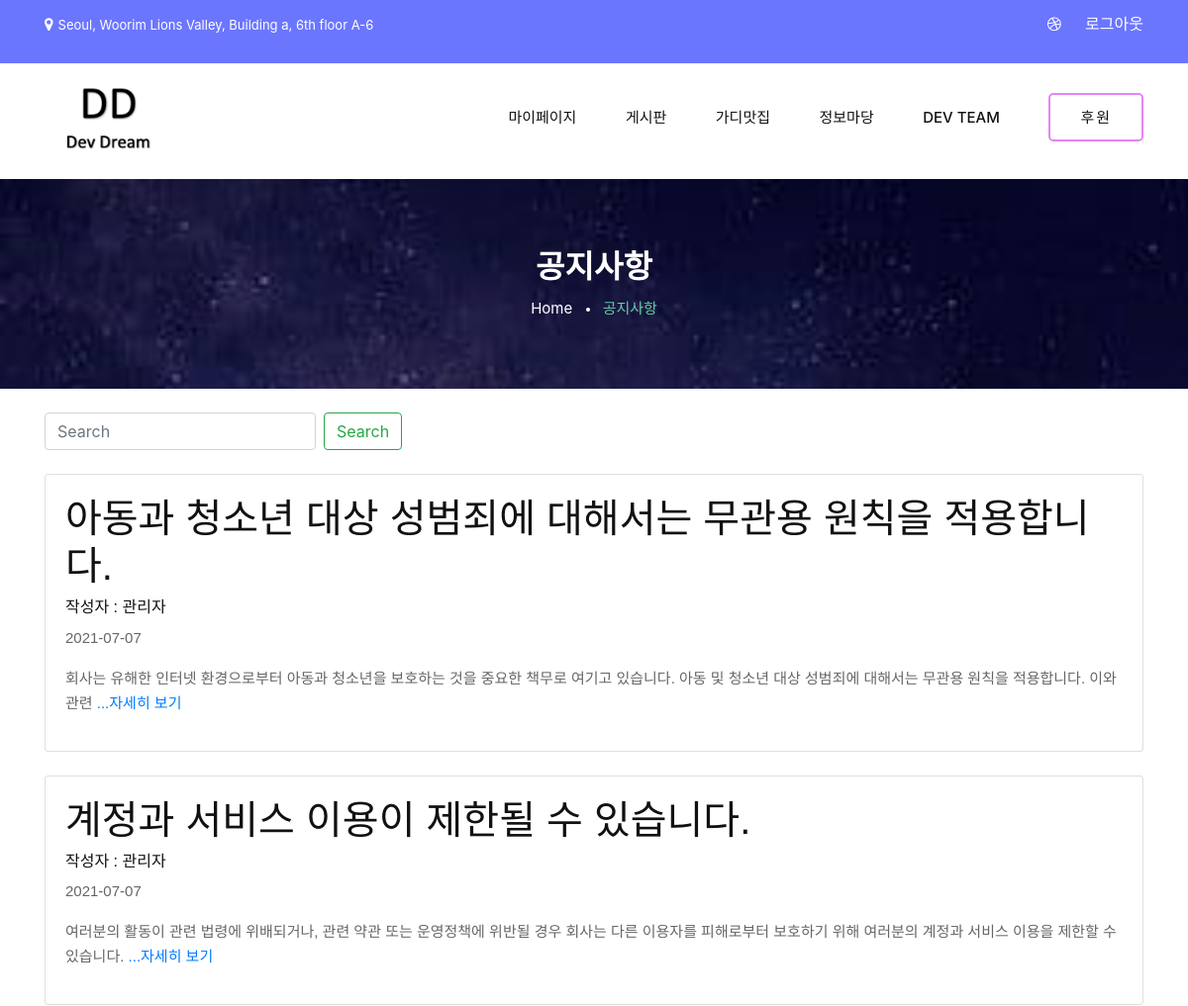
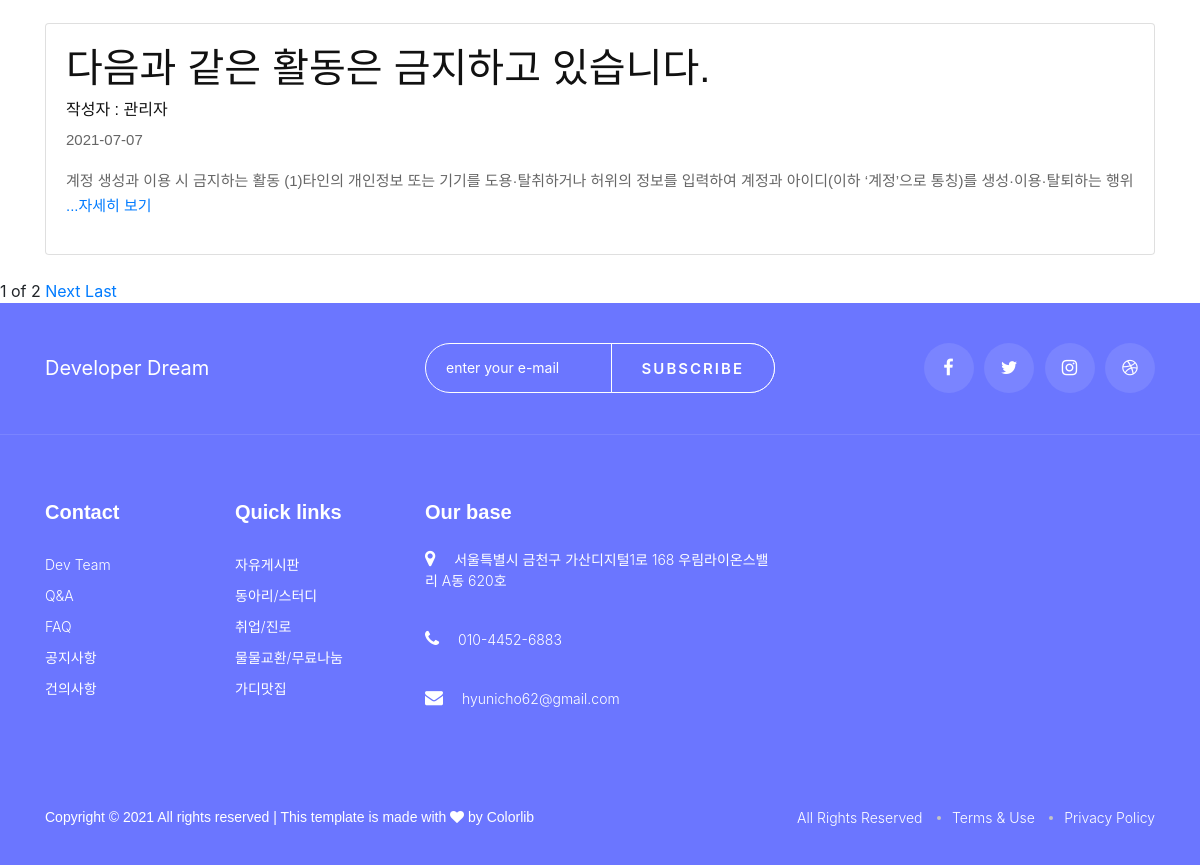
/calcapp/notice/ (signed in), run on the app's committed database (2 pictures, top to bottom).
### calcapp/models.py (models this page shows, shortened)
class Blog(models.Model):
    title = models.CharField(max_length=200)
    pub_date = models.DateTimeField('date published')
    body = models.TextField()
    images = models.ImageField(blank=True, upload_to="notice_img", null=True)
    user = models.CharField(max_length=20) # main user db랑 연결 해야함
    board_kind = models.CharField(max_length=20)
    def summary(self):
        return self.body[:100]

### calcapp/views.py (the view)
# urls.py: path('notice/', views.notice, name='notice'),
def notice(request):
    blogs = Blog.objects.order_by('-id')
    blog_list = Blog.objects.all().order_by('-id')
    paginator = Paginator(blog_list,3) # 3개씩
    page = request.GET.get('page')
    posts = paginator.get_page(page)
    return render(request,'calcapp/notice.html', {'blogs':blogs,'posts':posts} )

### templates/calcapp/notice.html (shortened to what this page needs)
{% extends 'mainpage/mainpage.html' %}
{% block content %}
<link rel="stylesheet" href="https://stackpath.bootstrapcdn.com/bootstrap/4.4.1/css/bootstrap.min.css"
>
<section class="breadcrumb-option spad set-bg" data-setbg="/static/img/3.jpg">
    <div class="container">
        <div class="row">
            <div class="col-lg-12 text-center">
                <div class="breadcrumb__text">
                    <h2>공지사항</h2>
                    <div class="breadcrumb__links">
                        <a href="{% url 'mainpage:mainhome' %}">Home</a>
                        <span style="color:mediumaquamarine;">공지사항</span>
                    </div>
                </div>
            </div>
        </div>
    </div>
</section>
<br>
<div class="container">
<form class="form-inline my-2 my-lg-0" action="{% url 'calcapp:search' %}" method="post">
    <input class="form-control mr-sm-2" type="search" placeholder="Search" aria-label="Search" name="q"
        value="{{q}}">
    <button class="btn btn-outline-success my-2 my-sm-0" type="submit">Search</button>
</form>
</div>
<br>
{% for blog in posts %}
<div class="container">
    <div class="card">
        <div class="card-body">
            <h1>{{ blog.title }}</h1>
            <h6>작성자 : {{ blog.user }}</h6>
            <p>{{ blog.pub_date | date:"Y-m-d" }}</p>
            <p>{{ blog.summary }}<a href="{% url 'calcapp:detail' blog.id %}"> ...자세히 보기</a></p>
        </div>
    </div>
</div>
<br>
{% endfor %}
<span>{{posts.number}}</span>
<span>of</span>
<span>{{posts.paginator.num_pages}}</span>
{%if posts.has_next%}
<a href="?page={{posts.next_page_number}}">Next</a>
<a href="?page={{posts.paginator.num_pages}}">Last</a>
{%endif%}
{% endblock content %}

### templates/mainpage/mainpage.html (shortened to what this page needs)
{% include 'mainpage/load-box.html' %}
</head>
<body>
    {% include 'mainpage/header-box.html' %}
    {% block content %}{% endblock content %}
    {% include 'mainpage/footer-box.html' %}
</body>
</html>

### templates/mainpage/load-box.html (shortened to what this page needs)
<!DOCTYPE html>
<html lang="en">
<head>
    <link rel="stylesheet" href="/static/css/bootstrap.min.css" type="text/css">
    <link rel="stylesheet" href="/static/css/bootstrap.css" type="text/css">
    <link rel="stylesheet" href="/static/css/font-awesome.min.css" type="text/css">
    <link rel="stylesheet" href="/static/css/flaticon.css" type="text/css">
    <link rel="stylesheet" href="/static/css/nice-select.css" type="text/css">
    <link rel="stylesheet" href="/static/css/jquery-ui.min.css" type="text/css">
    <link rel="stylesheet" href="/static/css/magnific-popup.css" type="text/css">
    <link rel="stylesheet" href="/static/css/owl.carousel.min.css" type="text/css">
    <link rel="stylesheet" href="/static/css/slicknav.min.css" type="text/css">
    <link rel="stylesheet" href="/static/css/style.css" type="text/css">
    <link rel="stylesheet" href="https://cdn.jsdelivr.net/npm/bootstrap@4.5.3/dist/css/bootstrap.min.css"
>

### templates/mainpage/header-box.html (shortened to what this page needs)
<div class="header">
    <div class="header__top">
        <div class="container">
            <div class="row">
                <div class="col-lg-8">
                    <ul class="header__top__left">
                        <li><i class="fa fa-map-marker"></i>Seoul, Woorim Lions Valley, Building a, 6th floor A-6</li>
                    </ul>
                </div>
                <div class="col-lg-4">
                    <div class="header__top__right">
                        <a href="https://github.com/haeinyy/webproject_communitysite"><i class="fa fa-dribbble"></i></a>
                        <a href="{% url 'member:logout' %}" id="header-box-logout__btn">로그아웃</a>
                    </div>
                </div>
            </div>
        </div>
    </div>
    <div class="container">
        <div class="row">
            <div class="col-lg-2">
                <div class="header__logo">
                    <a href="{% url 'mainpage:mainhome' %}">
                        <img src='/static/img/log.png' width="100" height="auto" style="float: none; margin:0 auto;">
                    </a>
                </div>
            </div>
            <div class="col-lg-10">
                <div class="header__menu__option">
                    <nav class="header__menu">
                        <ul>
                            <li><a href="{% url 'calcapp:calcpage_result' %}" id="ajax_button">마이페이지</a>
                            </li>
                            <li><a href="{% url 'boardapp:freeboard' %}">게시판</a>
                            </li>
                            <li><a href="{% url 'restaurant:rest' %}">가디맛집</a>
                            </li>
                            <li><a href="{% url 'calcapp:notice' %}">정보마당</a>
                            </li>
                            <li><a href="{% url 'calcapp:contact' %}">Dev Team</a></li>
                        </ul>
                    </nav>
                    <div class="header__btn">
                        <a href="{% url 'calcapp:donation' %}" class="primary-btn">후원</a>
                    </div>
                </div>
            </div>
        </div>
    </div>
</div>

### templates/calcapp/calcpage_common.html (shortened to what this page needs)
{% load static %}

### templates/mainpage/footer-box.html (shortened to what this page needs)
{% load static %}
<div class="footer">
    <div class="footer__top">
        <div class="container">
            <div class="row">
                <div class="col-lg-4 col-md-4">
                    <div class="footer__logo">
                        <a href="{% url 'calcapp:contact' %}" style="color:white; font-size:20px;">Developer Dream</a>
                    </div>
                </div>
                <div class="col-lg-4 col-md-8">
                    <div class="footer__newslatter">
                        <form action="#">
                            <input type="text" placeholder="enter your e-mail">
                            <button type="submit" class="site-btn">Subscribe</button>
                        </form>
                    </div>
                </div>
                <div class="col-lg-4 col-md-12">
                    <div class="footer__social">
                        <a href="#"><i class="fa fa-facebook"></i></a>
                        <a href="#"><i class="fa fa-twitter"></i></a>
                        <a href="#"><i class="fa fa-instagram"></i></a>
                        <a href="#"><i class="fa fa-dribbble"></i></a>
                    </div>
                </div>
            </div>
        </div>
    </div>
    <div class="container">
        <div class="row">
            <div class="col-lg-2 col-md-3 col-sm-6">
                <div class="footer__widget">
                    <h5>Contact</h5>
                    <ul>
                        <li><a href="{% url 'calcapp:contact' %}">Dev Team</a></li>
                        <li><a href="{% url 'calcapp:qna' %}">Q&A</a></li>
                        <li><a href="{% url 'calcapp:faq' %}">FAQ</a></li>
                        <li><a href="{% url 'calcapp:notice' %}">공지사항</a></li>
                        <li><a href="{% url 'calcapp:suggest' %}">건의사항</a></li>
                    </ul>
                </div>
            </div>
            <div class="col-lg-2 col-md-3 col-sm-6">
                <div class="footer__widget">
                    <h5>Quick links</h5>
                    <ul>
                        <li><a href="{% url 'boardapp:freeboard' %}">자유게시판</a></li>
                        <li><a href="{% url 'boardapp:freeboard' %}">동아리/스터디</a></li>
                        <li><a href="{% url 'boardapp:freeboard' %}">취업/진로</a></li>
                        <li><a href="{% url 'boardapp:freeboard' %}">물물교환/무료나눔</a></li>
                        <li><a href="{% url 'restaurant:rest' %}">가디맛집</a></li>
                    </ul>
                </div>
            </div>
            <div class="col-lg-4 col-md-6 col-sm-6">
                <div class="footer__address">
                    <h5>Our base</h5>
                    <ul>
                        <li><i class="fa fa-map-marker"></i> 서울특별시 금천구 가산디지털1로 168 우림라이온스밸리 A동 620호</li>
                        <li><i class="fa fa-phone"></i> 010-4452-6883</li>
                        <li><i class="fa fa-envelope"></i> hyunicho62@gmail.com</li>
                    </ul>
                </div>
            </div>
            <div class="col-lg-4 col-md-12 col-sm-6">
                <div id="map" style="width:400px;height:250px;"></div>
            </div>
        </div>
    </div>
    <div class="footer__copyright">
        <div class="container">
            <div class="row">
                <div class="col-lg-7">
                    <div class="footer__copyright__text">
                        <p>Copyright &copy;
                            <script>document.write(new Date().getFullYear());</script> All rights reserved | This
                            template is made with <i class="fa fa-heart" aria-hidden="true"></i> by <a
                                href="https://colorlib.com" target="_blank">Colorlib</a>
                        </p>
                    </div>
                </div>
                <div class="col-lg-5">
                    <ul>
                        <li>All Rights Reserved</li>
                        <li>Terms & Use</li>
                        <li>Privacy Policy</li>
                    </ul>
                </div>
            </div>
        </div>
    </div>
</div>

### templates/mainpage/js-script.html (shortened to what this page needs)
<!-- {% load static %}
<script src="{% static 'js/jquery-3.3.1.min.js' %}"></script>
<script src="{% static 'js/bootstrap.min.js' %}"></script>
<script src="{% static 'js/jquery.magnific-popup.min.js' %}"></script>
<script src="{% static 'js/masonry.pkgd.min.js' %}"></script>
<script src="{% static 'js/jquery-ui.min.js' %}"></script>
<script src="{% static 'js/jquery.nice-select.min.js' %}"></script>
<script src="{% static 'js/jquery.slicknav.js' %}"></script>
<script src="{% static 'js/owl.carousel.min.js' %}"></script>
<script src="{% static 'js/main.js' %}"></script> -->

### templates/mainpage/load-box.html (style rules this page uses)
.breadcrumb__links span { color:white; }
.fa-phone:before, .fa-map-marker:before, .fa-envelope:before, .fa-heart:before, .footer__copyright__text p a { color:white; }
.footer__copyright__text p, .footer__copyright ul li { color:white; }

### templates/mainpage/header-box.html (style rules this page uses)
.header__logo { padding: 15px; }

### data on the page
Blog: title "아동과 청소년 대상 성범죄에 대해서는 무관용 원칙을 적용합니다.", user "관리자", pub_date "2021-07-07", summary "회사는 유해한 인터넷 환경으로부터 아동과 청소년을 보호하는 것을 중요한 책무로 여기고 있습니다. 아동 및 청소년 대상 성범죄에 대해서는 무관용 원칙을 적용합니다. 이와 관련"
Blog: title "계정과 서비스 이용이 제한될 수 있습니다.", user "관리자", pub_date "2021-07-07", summary "여러분의 활동이 관련 법령에 위배되거나, 관련 약관 또는 운영정책에 위반될 경우 회사는 다른 이용자를 피해로부터 보호하기 위해 여러분의 계정과 서비스 이용을 제한할 수 있습니다."
Blog: title "다음과 같은 활동은 금지하고 있습니다.", user "관리자", pub_date "2021-07-07", summary "계정 생성과 이용 시 금지하는 활동 (1)타인의 개인정보 또는 기기를 도용·탈취하거나 허위의 정보를 입력하여 계정과 아이디(이하 ‘계정’으로 통칭)를 생성·이용·탈퇴하는 행위"

### other printed values
{{ posts.number }} "1"
{{ posts.paginator.num_pages }} "2"
